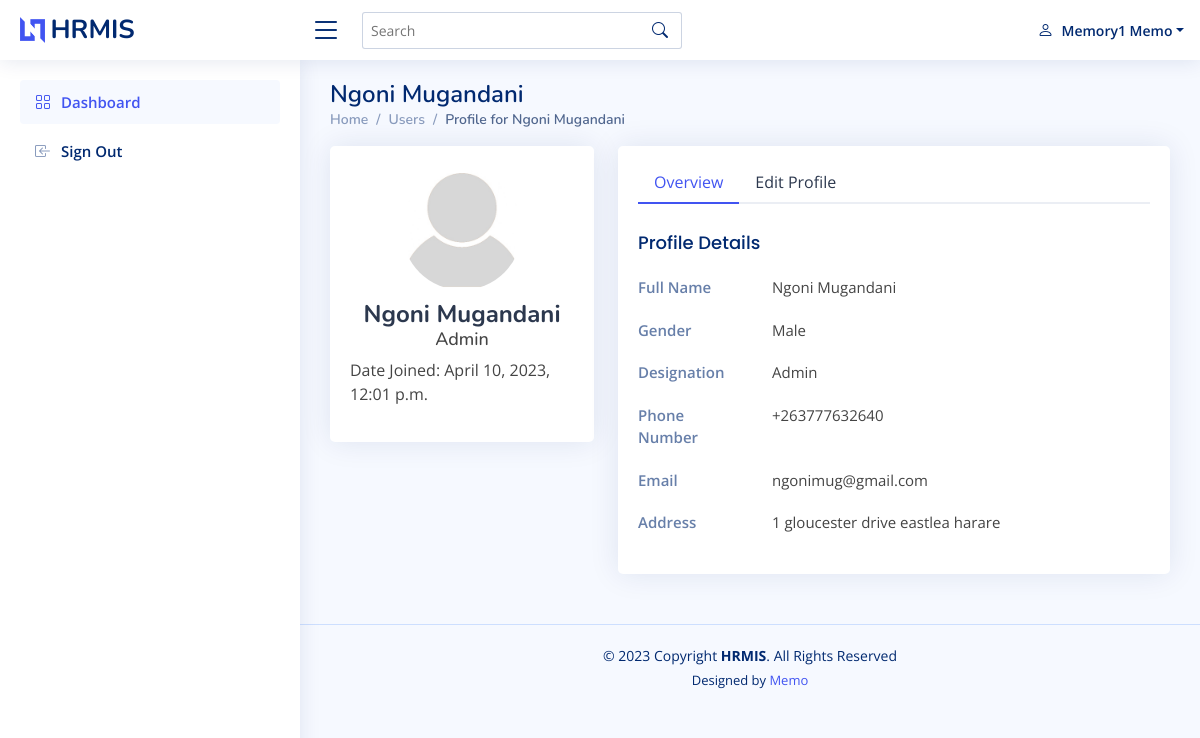
/profile/1 (signed in), run on the app's committed database.
### accounts/models.py (models this page shows, shortened)
class User (AbstractUser):
    DES = (('', 'Choose Designation'), ('admin', 'Admin(Organization)'),('employee', 'Employee'),)
    GENDER = (('', 'Choose Gender'),('female','Female'),('male','Male'))
    first_name = models.CharField(max_length=255)
    last_name = models.CharField(max_length=255)
    is_admin = models.BooleanField(default=False)
    is_employee = models.BooleanField(default=False)
    designation = models.CharField(max_length=30, choices=DES)
    email = models.EmailField(max_length=255)
    phone_number = models.CharField(max_length=255)
    gender = models.CharField(max_length=50, choices=GENDER)
    address = models.TextField()
    class Meta:
        ordering = ["-date_joined", ]

### accounts/views.py (the view)
# urls.py: path('profile/<int:pk>',views.profile, name='profile'),
@login_required
def profile(request,pk):
    template_name = 'profile.html'
    qs = get_object_or_404(models.User,pk=pk)
    form = forms.EditProfileAdminForm(instance=qs)
    form_change_password = PasswordChangeForm(user=qs)
    context = {
        'obj':qs,
        'form':form,
        'form_change_password':form_change_password
    }
    return render (request,template_name,context)

### accounts/forms.py
class EditProfileAdminForm(UserChangeForm):
    password = None
    class Meta:
        model = User
        widgets = {
            'username': forms.TextInput(attrs={'readonly': True},),
            'designation': forms.TextInput(attrs={'readonly': True},),
        }
        fields = ("username", "email", "first_name","last_name", "designation", "gender", "address", "phone_number")

### accounts/templates/profile.html (shortened to what this page needs)
{% extends 'shared.html' %}
{% load static %}
{% load crispy_forms_tags %}
{% block pagetitle %}
{{obj.get_full_name|title}}
{% endblock %}
{% block breadcrum %}
<li class="breadcrumb-item"><a href="{% url 'accounts:users' %}">Users</a></li>
<li class="breadcrumb-item active">
    Profile for {{obj.get_full_name|title}}
</li>
{% endblock %}
{% block content %}
<section class="section profile">
    <div class="row">
      <div class="col-xl-4">
        <div class="card">
          <div class="card-body profile-card pt-4 d-flex flex-column align-items-center">
            <img src="{% static 'assets/img/profile-img.jpg' %}" alt="Profile" class="rounded-circle">
            <h2>{{obj.get_full_name|title}}</h2>
            <h3>{{obj.designation|title}}</h3>
            <p>Date Joined: {{obj.date_joined}}</p>
          </div>
        </div>
      </div>
      <div class="col-xl-8">
        <div class="card">
          <div class="card-body pt-3">
            <ul class="nav nav-tabs nav-tabs-bordered" role="tablist">
              <li class="nav-item" role="presentation">
                <button class="nav-link active" data-bs-toggle="tab" data-bs-target="#profile-overview" aria-selected="true" role="tab">Overview</button>
              </li>
              <li class="nav-item" role="presentation">
                <button class="nav-link" data-bs-toggle="tab" data-bs-target="#profile-edit" aria-selected="false" role="tab" tabindex="-1">Edit Profile</button>
              </li>
            </ul>
            <div class="tab-content pt-2">
              <div class="tab-pane fade profile-overview active show" id="profile-overview" role="tabpanel">
                <h5 class="card-title">Profile Details</h5>
                <div class="row">
                  <div class="col-lg-3 col-md-4 label ">Full Name</div>
                  <div class="col-lg-9 col-md-8">{{obj.get_full_name|title}}</div>
                </div>
                <div class="row">
                    <div class="col-lg-3 col-md-4 label">Gender</div>
                    <div class="col-lg-9 col-md-8">{{obj.gender|title}}</div>
                  </div>
                <div class="row">
                  <div class="col-lg-3 col-md-4 label">Designation</div>
                  <div class="col-lg-9 col-md-8">{{obj.designation|title}}</div>
                </div>
                <div class="row">
                  <div class="col-lg-3 col-md-4 label">Phone Number</div>
                  <div class="col-lg-9 col-md-8">{{obj.phone_number}}</div>
                </div>
                <div class="row">
                  <div class="col-lg-3 col-md-4 label">Email</div>
                  <div class="col-lg-9 col-md-8">{{obj.email}}</div>
                </div>
                <div class="row">
                  <div class="col-lg-3 col-md-4 label">Address</div>
                  <div class="col-lg-9 col-md-8">{{obj.address}}</div>
                </div>
              </div>
            </div>
          </div>
        </div>
      </div>
    </div>
  </section>
{% endblock %}

### templates/shared.html (shortened to what this page needs)
<!DOCTYPE html>
{% load static %}
<html lang="en">
<head>
  <link href="{% static 'assets/vendor/bootstrap/css/bootstrap.min.css' %}" rel="stylesheet">
  <link href="{% static 'assets/vendor/bootstrap-icons/bootstrap-icons.css' %}" rel="stylesheet">
  <link href="{% static 'assets/vendor/boxicons/css/boxicons.min.css' %}" rel="stylesheet">
  <link href="{% static 'assets/vendor/quill/quill.snow.css' %}" rel="stylesheet">
  <link href="{% static 'assets/vendor/quill/quill.bubble.css' %}" rel="stylesheet">
  <link href="{% static 'assets/vendor/remixicon/remixicon.css' %}" rel="stylesheet">
  <link href="{% static 'assets/vendor/simple-datatables/style.css' %}" rel="stylesheet">
  <link href="{% static 'assets/css/style.css' %}" rel="stylesheet">
</head>
<body>
  <header id="header" class="header fixed-top d-flex align-items-center">
    <div class="d-flex align-items-center justify-content-between">
      <a href="/" class="logo d-flex align-items-center">
        <img src="{% static 'assets/img/logo.png' %}" alt="">
        <span class="d-none d-lg-block">HRMIS</span>
      </a>
      <i class="bi bi-list toggle-sidebar-btn"></i>
    </div>
    <div class="search-bar">
      <form class="search-form d-flex align-items-center" method="POST" action="#">
        <input type="text" name="query" placeholder="Search" title="Enter search keyword">
        <button type="submit" title="Search"><i class="bi bi-search"></i></button>
      </form>
    </div>
    <nav class="header-nav ms-auto">
      <ul class="d-flex align-items-center">
        <li class="nav-item dropdown pe-3">
          <a class="nav-link nav-profile d-flex align-items-center pe-0" href="#" data-bs-toggle="dropdown">
            <i class="bi bi-person"></i>
            <span class="d-none d-md-block dropdown-toggle ps-2">{{request.user.first_name|title}} {{request.user.last_name|title}}</span>
          </a>
        </li>
      </ul>
    </nav>
  </header>
  <aside id="sidebar" class="sidebar">
    <ul class="sidebar-nav" id="sidebar-nav">
      <li class="nav-item">
        <a class="nav-link " href="/">
          <i class="bi bi-grid"></i>
          <span>Dashboard</span>
        </a>
      </li>
      <li class="nav-item">
        <a class="nav-link collapsed" href="{% url 'logout' %}">
          <i class="bi bi-box-arrow-in-left"></i>
          <span>Sign Out</span>
        </a>
      </li>
    </ul>
  </aside>
  <main id="main" class="main">
    <div class="pagetitle">
      <h1>{% block pagetitle %}{% endblock %}</h1>
      <nav>
        <ol class="breadcrumb">
          <li class="breadcrumb-item"><a href="{% url 'accounts:redirect_logged' %}">Home</a></li>
          {% block breadcrum %}{% endblock %}
        </ol>
      </nav>
    </div>
    <section class="section dashboard">
        {% block content %}
        {% endblock %}
    </section>
  </main>
  <footer id="footer" class="footer">
    <div class="copyright">
        © {% now "Y" %} Copyright <strong><span>HRMIS</span></strong>. All Rights Reserved
    </div>
    <div class="credits">
      Designed by <a href="https://bootstrapmade.com/">Memo</a>
    </div>
  </footer>
</body>
</html>

### static_files/assets/css/style.css (style rules this page uses)
:root { scroll-behavior: smooth; }
body { font-family: "Open Sans", sans-serif; background: #f6f9ff; color: #444444; }
a { color: #4154f1; text-decoration: none; }
h1, h2, h3, h4, h5, h6 { font-family: "Nunito", sans-serif; }
#main { margin-top: 60px; padding: 20px 30px; transition: all 0.3s; }
.pagetitle { margin-bottom: 10px; }
.pagetitle h1 { font-size: 24px; margin-bottom: 0; font-weight: 600; color: #012970; }
.card { margin-bottom: 30px; border: none; border-radius: 5px; box-shadow: 0px 0 30px rgba(1, 41, 112, 0.1); }
.card-title { padding: 20px 0 15px 0; font-size: 18px; font-weight: 500; color: #012970; font-family: "Poppins", sans-serif; }
.card-body { padding: 0 20px 20px 20px; }
.breadcrumb { font-size: 14px; font-family: "Nunito", sans-serif; color: #899bbd; font-weight: 600; }
.breadcrumb a { color: #899bbd; transition: 0.3s; }
.breadcrumb .breadcrumb-item::before { color: #899bbd; }
.breadcrumb .active { color: #51678f; font-weight: 600; }
.nav-tabs-bordered { border-bottom: 2px solid #ebeef4; }
.nav-tabs-bordered .nav-link { margin-bottom: -2px; border: none; color: #2c384e; }
.nav-tabs-bordered .nav-link.active { background-color: #fff; color: #4154f1; border-bottom: 2px solid #4154f1; }
.logo { line-height: 1; }
@media (min-width: 1200px) { .logo { width: 280px; } }
.logo img { max-height: 26px; margin-right: 6px; }
.logo span { font-size: 26px; font-weight: 700; color: #012970; font-family: "Nunito", sans-serif; }
.header { transition: all 0.5s; z-index: 997; height: 60px; box-shadow: 0px 2px 20px rgba(1, 41, 112, 0.1); background-color: #fff; padding-left: 20px; }
.header .toggle-sidebar-btn { font-size: 32px; padding-left: 10px; cursor: pointer; color: #012970; }
.header .search-bar { min-width: 360px; padding: 0 20px; }
.header .search-form { width: 100%; }
.header .search-form input { border: 0; font-size: 14px; color: #012970; border: 1px solid rgba(1, 41, 112, 0.2); padding: 7px 38px 7px 8px; border-radius: 3px; transition: 0.3s; width: 100%; }
.header .search-form button { border: 0; padding: 0; margin-left: -30px; background: none; }
.header .search-form button i { color: #012970; }
.header-nav ul { list-style: none; }
.header-nav>ul { margin: 0; padding: 0; }
.header-nav .nav-profile { color: #012970; }
.header-nav .nav-profile span { font-size: 14px; font-weight: 600; }
.sidebar { position: fixed; top: 60px; left: 0; bottom: 0; width: 300px; z-index: 996; transition: all 0.3s; padding: 20px; overflow-y: auto; scrollbar-width: thin; scrollbar-color: #aab7cf transparent; box-shadow: 0px 0px 20px rgba(1, 41, 112, 0.1); background-color: #fff; }
@media (min-width: 1200px) { #main, #footer { margin-left: 300px; } }
.sidebar-nav { padding: 0; margin: 0; list-style: none; }
.sidebar-nav li { padding: 0; margin: 0; list-style: none; }
.sidebar-nav .nav-item { margin-bottom: 5px; }
.sidebar-nav .nav-link { display: flex; align-items: center; font-size: 15px; font-weight: 600; color: #4154f1; transition: 0.3; background: #f6f9ff; padding: 10px 15px; border-radius: 4px; }
.sidebar-nav .nav-link i { font-size: 16px; margin-right: 10px; color: #4154f1; }
.sidebar-nav .nav-link.collapsed { color: #012970; background: #fff; }
.sidebar-nav .nav-link.collapsed i { color: #899bbd; }
.profile .profile-card img { max-width: 120px; }
.profile .profile-card h2 { font-size: 24px; font-weight: 700; color: #2c384e; margin: 10px 0 0 0; }
.profile .profile-card h3 { font-size: 18px; }
.profile .profile-overview .row { margin-bottom: 20px; font-size: 15px; }
.profile .profile-overview .card-title { color: #012970; }
.profile .profile-overview .label { font-weight: 600; color: rgba(1, 41, 112, 0.6); }
.footer { padding: 20px 0; font-size: 14px; transition: all 0.3s; border-top: 1px solid #cddfff; }
.footer .copyright { text-align: center; color: #012970; }
.footer .credits { padding-top: 5px; text-align: center; font-size: 13px; color: #012970; }

### data on the page
User: user.first_name "Memory1", user.last_name "Memo"
User: get_full_name "Ngoni Mugandani", designation "Admin", date_joined "April 10, 2023, 12:01 p.m.", gender "Male", phone_number "+263777632640", email "ngonimug@gmail.com", address "1 gloucester drive eastlea harare"
